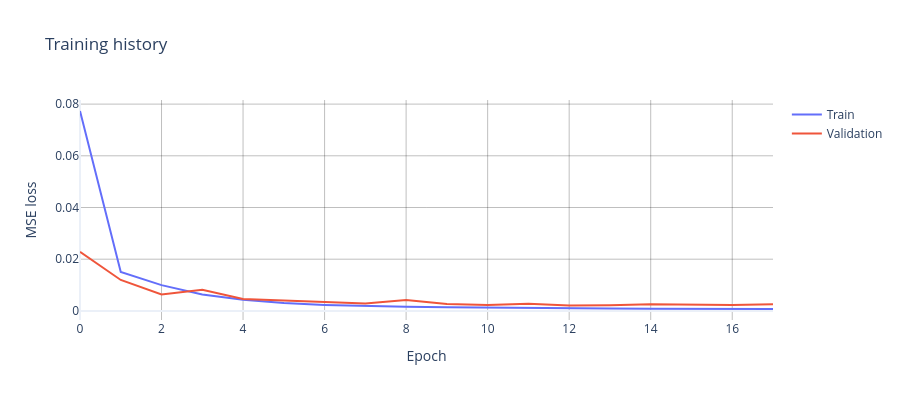

The cell this chart's notebook holds for it:
### Markdown cell above
## Model Evaluation

### Code cell
fig = go.Figure()
fig.add_trace(go.Scatter(y=history["train_loss"], mode="lines", name="Train"))
fig.add_trace(go.Scatter(y=history["val_loss"], mode="lines", name="Validation"))

fig.update_layout(
    width=900, height=400,
    title="Training history",
    xaxis_title="Epoch",
    yaxis_title="MSE loss",
    template="plotly_white",
)
fig.update_xaxes(showgrid=True, gridcolor="rgba(0,0,0,0.25)")
fig.update_yaxes(showgrid=True, gridcolor="rgba(0,0,0,0.25)")

fig.show()

### Figure 1 — Plotly figure (JSON) as saved in the notebook; plotly's stock layout.template omitted (floating-point values rounded to 4 significant figures)
{"data": [{"mode": "lines", "name": "Train", "type": "scatter", "y": [0.07734, 0.0151, 0.009959, 0.006355, 0.004283, 0.003015, 0.002323, 0.001817, 0.001591, 0.00142, 0.001225, 0.001105, 0.001009, 0.0009319, 0.0008665, 0.0008261, 0.0007745, 0.0007356]}, {"mode": "lines", "name": "Validation", "type": "scatter", "y": [0.02283, 0.01197, 0.006391, 0.00815, 0.004651, 0.004059, 0.003526, 0.002902, 0.00418, 0.002665, 0.00226, 0.002758, 0.002133, 0.002192, 0.002575, 0.00238, 0.002256, 0.00257]}], "layout": {"height": 400, "title": {"text": "Training history"}, "width": 900, "xaxis": {"gridcolor": "rgba(0,0,0,0.25)", "showgrid": true, "title": {"text": "Epoch"}}, "yaxis": {"gridcolor": "rgba(0,0,0,0.25)", "showgrid": true, "title": {"text": "MSE loss"}}}}
